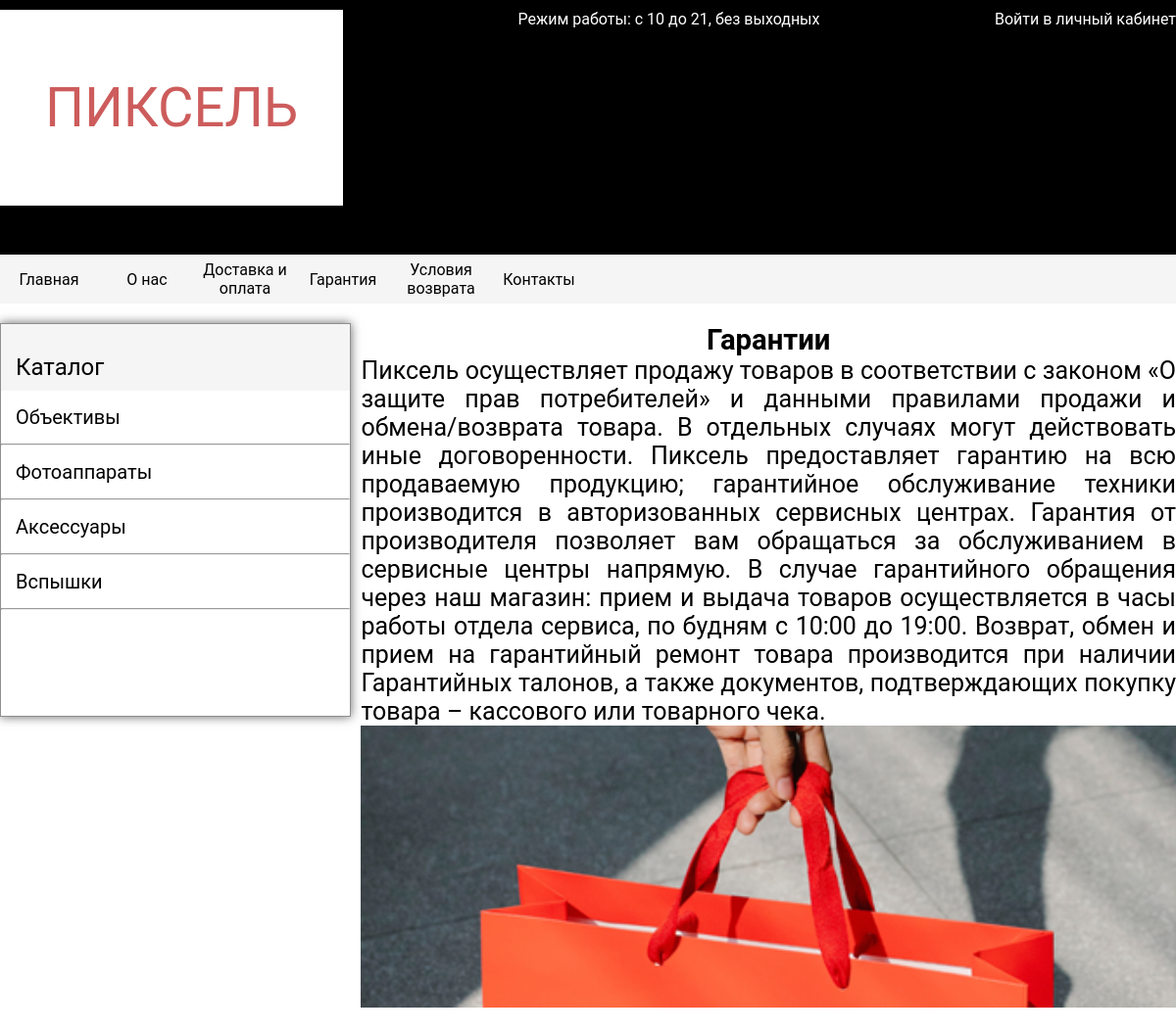
The app's page /guarantee/ with its own data.
### app/models.py (models this page shows, shortened)
class Category(models.Model):
    id = models.AutoField(primary_key=True)
    title = models.CharField(max_length=100, default='Категория', verbose_name='Название')
    description = models.TextField(default='', verbose_name='Описание')

### app/views.py (the view)
# urls.py: path('guarantee/', views.render_guarantee, name='guarantee'),
def render_guarantee(request):
    categories = Category.objects.all()
    return render(request, 'guarantee.html', {
        'categories': categories,
    })

### templates/guarantee.html (shortened to what this page needs)
{% extends "base.html" %}
{% load static %}
{% block main %}
<h3>
    Гарантии
</h3>
<p style="text-align: justify;">
    Пиксель осуществляет продажу товаров в соответствии с законом «О защите прав потребителей» и данными правилами продажи и обмена/возврата товара. В отдельных случаях могут действовать иные договоренности.
Пиксель предоставляет гарантию на всю продаваемую продукцию; гарантийное обслуживание техники производится в авторизованных сервисных центрах. Гарантия от производителя позволяет вам обращаться за обслуживанием в сервисные центры напрямую.
В случае гарантийного обращения через наш магазин: прием и выдача товаров осуществляется в часы работы отдела сервиса, по будням с 10:00 до 19:00. Возврат, обмен и прием на гарантийный ремонт товара производится при наличии Гарантийных талонов, а также документов, подтверждающих покупку товара – кассового или товарного чека.
</p>
<img src="{%static "img/1.png"%}" />
{% endblock %}

### templates/base.html (shortened to what this page needs)
{% load static %}
<!DOCTYPE html>
<html lang="en">
<head>
    <link rel="stylesheet" href="{% static 'css/style.css' %}">
</head>
<body>
  <header>
    <div class="header-row">
        <div class="header-logo">
            <p>
                ПИКСЕЛЬ
            </p>
        </div>
        <p>
            Режим работы: с 10 до 21, без выходных
        </p>
        {% if user.is_authenticated %}
            <a href="{% url 'app:shopping_cart' user.username %}">
                Корзина
            </a>
            <a href="{% url 'app:logout' %}">
                Выйти
            </a>
        {% else %}
            <a href="{% url 'app:login' %}">
                Войти в личный кабинет
            </a>
        {% endif %}
    </div>
    <div class="header-bar">
        <div class="bar-elem">
            <a href="{% url 'app:index' %}">
                Главная
            </a>
        </div>
        <div class="bar-elem">
            <a href="{% url 'app:about' %}">
                О нас
            </a>
        </div>
        <div class="bar-elem">
            <a href="{% url 'app:delivery' %}">
                Доставка и оплата
            </a>
        </div>
        <div class="bar-elem">
            <a href="{% url 'app:guarantee' %}">
                Гарантия
            </a>
        </div>
        <div class="bar-elem">
            <a href="{% url 'app:return' %}">
                Условия возврата
            </a>
        </div>
        <div class="bar-elem">
            <a href="{% url 'app:contact' %}">
                Контакты
            </a>
        </div>
    </div>
</header>
<div class="container-main">
    <div class="container-main-row">
        <div class="body-menu">
            <div class="body-menu-head">
                <p>
                    Каталог
                </p>
            </div>
            {% for item in categories %}
                <div class="body-menu-elem">
                    <a href="{% url 'app:products' item.id %}">
                        {{ item.title }}
                    </a>
                </div>
                <hr>
            {% endfor %}
        </div>
        <div class="container-about">
            {% block main %}{% endblock %}
        </div>
    </div>
</div>
</body>
</html>

### app/static/css/style.css (style rules this page uses)
html,body { height: 100%; }
* { margin: 0; padding: 0; }
a { text-decoration: none; }
body { font-family: 'Roboto', sans-serif; min-height: 100%; }
header { width:100%; padding-top: 10px; display:flex; min-height: 300px; background-color:rgb(0, 0, 0); flex-direction: column; justify-content: space-between; align-items: center; }
.header-row { display: flex; flex-wrap: wrap; flex-direction: row; width: 1200px; justify-content: space-between; }
.header-row p, a { color: white; }
.header-bar { display: flex; flex-direction: row; flex-wrap: wrap; justify-content: start; background-color: #f5f5f5; width: 1200px; }
.bar-elem { display: flex; flex-direction: row; justify-content: center; align-items: center; width: 100px; min-height: 50px; height: auto; background-color: #f5f5f5; text-align: center; }
.bar-elem a { color: #000; }
.header-logo { display: flex; flex-direction: column; justify-content: center; align-items: center; background-color: white; width: 350px; height: 200px; }
.header-logo p { color: indianred; font-size: 42pt; }
.body-menu { display: flex; flex-direction: column; width: 30%; height: 400px; max-height: 400px; border: 1px solid #8f8f8f; box-shadow: 0 0 10px rgba(0,0,0,0.6); }
.body-menu-elem { padding: 15px; background-color: white; font-size: 15pt; text-align: start; }
.body-menu-elem a { color: #000; }
.body-menu-head { padding-top: 30px; padding-left: 15px; padding-bottom: 10px; background-color: #f5f5f5; font-size: 18pt; text-align: start; }
.container-main { display: flex; flex-direction: column; max-width: 1200px; min-height: 800px; margin-left: auto; margin-right: auto; font-size: 25px; color: #000; text-align: center; padding-top: 20px; }
.container-main-row { display: flex; flex-direction: row; padding: 10; }
.container-about { margin-left: 10px; width: 70%; display: flex; flex-direction: column; justify-content: space-between; }

### records on screen
Category: title "Объективы"
Category: title "Фотоаппараты"
Category: title "Аксессуары"
Category: title "Вспышки"
